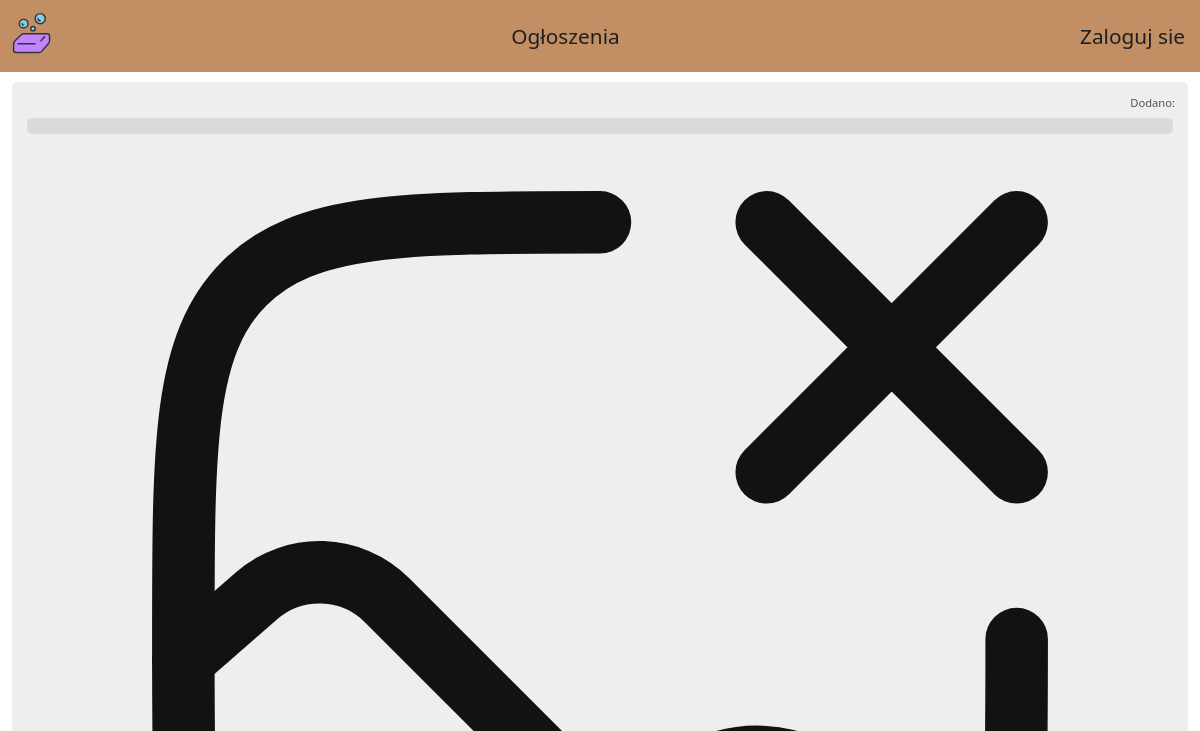
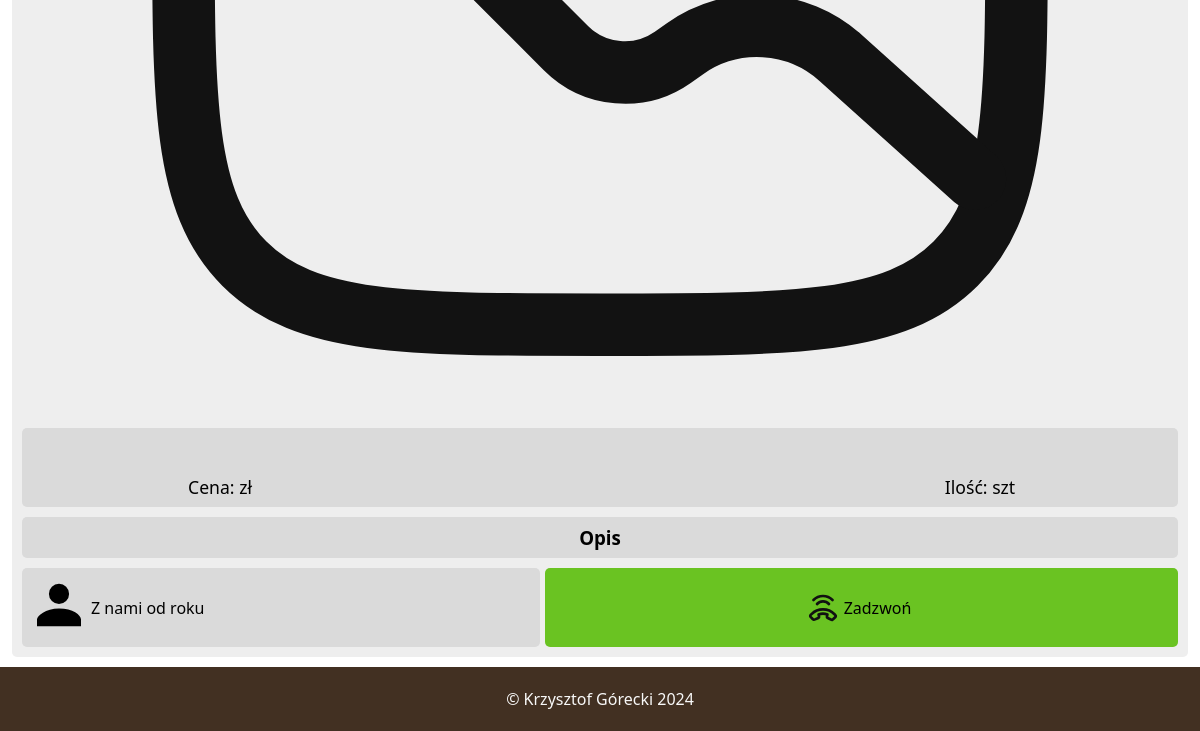
/ogloszenia/koszula-meska-453242u.php, run on an earlier commit of the app's database (2 pictures, top to bottom).
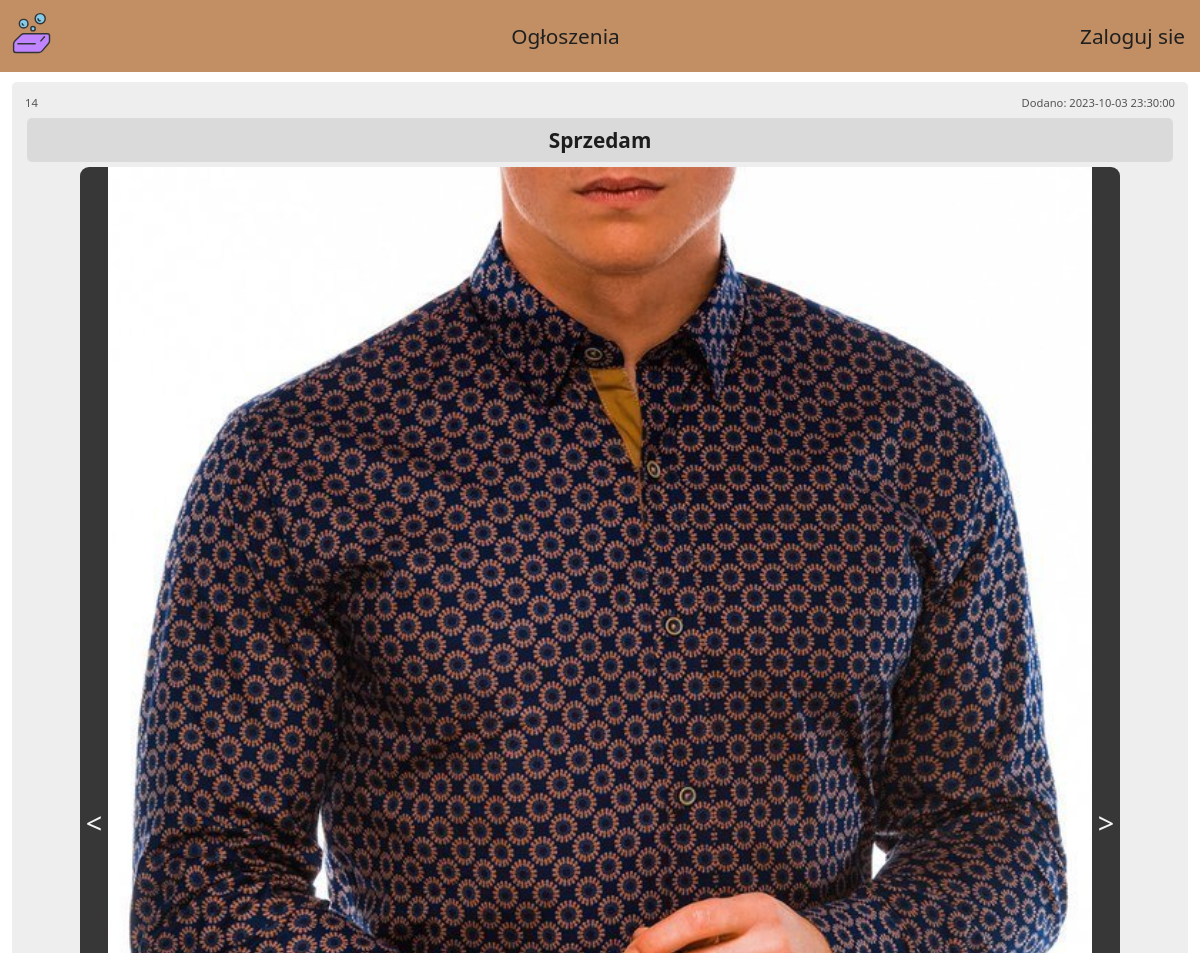
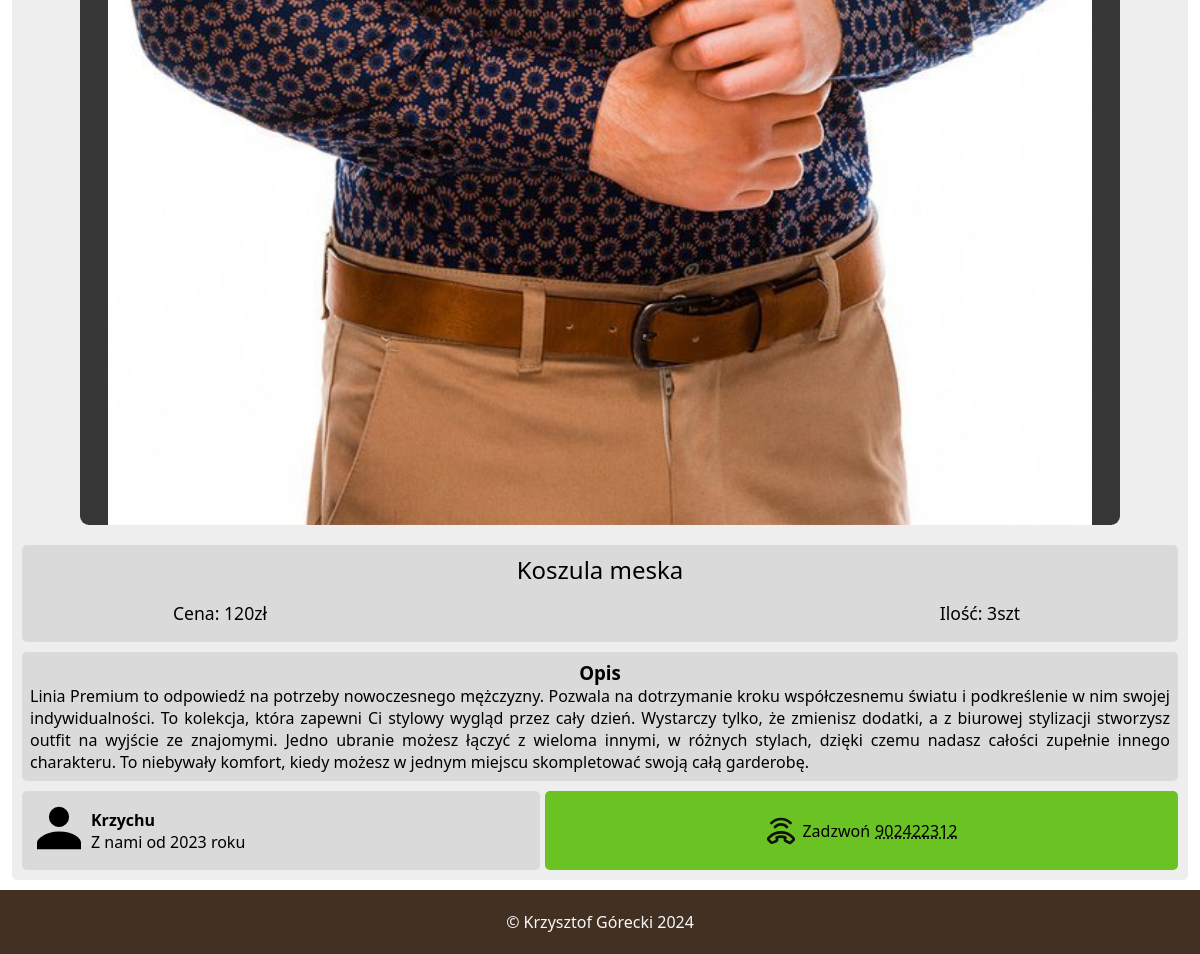
And on a later commit of the database (2 pictures, top to bottom).
### tables this page shows
CREATE TABLE `ogloszenia` (
  `id_ogloszenia` int(11) NOT NULL,
  `nazwa` varchar(130) NOT NULL,
  `cena` int(11) NOT NULL,
  `ilosc` smallint(6) NOT NULL,
  `kategoria` tinyint(4) NOT NULL,
  `nr_telefonu` char(9) NOT NULL,
  `opis` text NOT NULL,
  `przypisane_konto` int(11) NOT NULL,
  `zdjecia` text DEFAULT NULL,
  `link` varchar(50) NOT NULL,
  `czas_dodania` datetime NOT NULL
);

CREATE TABLE `kategoria_ogloszenia` (
  `id_kategorii` tinyint(4) NOT NULL,
  `kategoria` varchar(50) NOT NULL
);

CREATE TABLE `konta` (
  `id_konta` int(11) NOT NULL,
  `imie` varchar(100) DEFAULT NULL,
  `email` varchar(100) NOT NULL,
  `haslo` varchar(100) NOT NULL,
  `dostep` tinyint(4) NOT NULL,
  `token` varchar(60) DEFAULT NULL,
  `data_rejestracji` datetime NOT NULL,
  `ostatnie_logowanie` datetime DEFAULT NULL
);

### ogloszenia/koszula-meska-453242u.php (the view, shortened to what this page needs)
<?php
include_once('../laczenie_z_baza.php');
?>
<!DOCTYPE html>
<html lang="pl">
<head>
    <link rel="stylesheet" href="../style.css">
</head>
<body>
<?php include_once('../menu_nav_ogloszenie.php') ?>
<div class='contener'>
<div class='produkt_box'>
<?php
$url = $_SERVER['REQUEST_URI'];
$url = parse_url($url);
$cut_url = explode("/",$url['path']);
$url = end($cut_url);
$pytanie = "SELECT id_ogloszenia, nazwa, cena, ilosc, nr_telefonu, opis, konta.imie, konta.data_rejestracji, zdjecia, kategoria_ogloszenia.kategoria, czas_dodania
FROM ogloszenia
INNER JOIN kategoria_ogloszenia on kategoria_ogloszenia.id_kategorii = ogloszenia.kategoria
INNER JOIN konta on konta.id_konta = ogloszenia.przypisane_konto
WHERE link = ?";
$wykonaj = $conn -> prepare($pytanie);
$wykonaj -> execute([$url]);
$produkt_dane = $wykonaj -> fetch(PDO::FETCH_ASSOC);
$zdjecia = explode(",", $produkt_dane["zdjecia"]);
    echo "<div class='produkt_ident'>
        <span>$produkt_dane[id_ogloszenia]</span>
        <span>Dodano: $produkt_dane[czas_dodania]</span>
    </div>";
?>
    <div class='produkt_kategoria'>
        <?php echo ucfirst($produkt_dane["kategoria"]); ?>
    </div>
<?php
    echo "<div class='produkt_showcase'>";
    if(!empty($zdjecia[0])){
        $showcase = array();
        foreach($zdjecia as $zdjecie){
            $dodane_z = "zdjecia_ogloszen/".$zdjecie;
            array_push($showcase, $dodane_z);
        }
        echo "<button onclick='zdjecie_minus()'> < </button>";
        echo "<img id='zdjecie_produktu' src='$showcase[0]' alt='produkt'>";
        echo "<button onclick='zdjecie_plus()'> > </button>";
    }
    else{
        echo "<img src='../ikony/brak_zdjecia.svg' alt='produkt' width='90%' height='auto'>";
    }
    echo "</div>";
?>
    <div class='produkt_info'>
        <p><?php echo ucfirst($produkt_dane["nazwa"]); ?></p>
        <span>Ilość: <?php echo $produkt_dane["ilosc"]; ?>szt</span>
        <span>Cena: <?php echo $produkt_dane["cena"]; ?>zł</span>
    </div>
    <div class='produkt_opis'>
        <h3>Opis</h3>
        <span><?php echo ucfirst($produkt_dane["opis"]); ?></span>
    </div>
    <div class='produkt_grupaOL'>
        <div class='produkt_ogloszeniodawca'>
            <div>
                <img src="../ikony/person.svg" alt="personIcon">
            </div>
            <div>
                <p style='font-weight: bold;'><?php echo ucfirst($produkt_dane["imie"]); ?></p>
                <p>
                <?php
                $rok = explode('-', $produkt_dane["data_rejestracji"]);
                echo "Z nami od " . $rok[0] . " roku";
                ?>
                </p>
            </div>
        </div>
        <div class='produkt_zadzwon'>
            <img src="../ikony/call.svg" width='32px' height='32px'>
            <span>Zadzwoń </span>
            <span><?php echo $produkt_dane['nr_telefonu'] ?></span>
        </div>
    </div>
</div>
</div>
    <?php include_once("../footer.php") ?>
</body>
</html>

What changed in the data, as far as the page shows it:
added ogloszenia: id_ogloszenia "14", czas_dodania "2023-10-03 23:30:00", kategoria.kategoria "Sprzedam", nazwa "Koszula meska", ilosc "3", cena "120", opis "Linia Premium to odpowiedź na potrzeby nowoczesnego mężczyzny. Pozwala na dotrzymanie kroku współczesnemu światu i podkreślenie w nim swojej indywidualności. To kolekcja, która zapewni Ci stylowy wygląd przez cały dzień. Wystarczy tylko, że zmienisz dodatki, a z biurowej stylizacji stworzysz outfit na wyjście ze znajomymi. Jedno ubranie możesz łączyć z wieloma innymi, w różnych stylach, dzięki czemu nadasz całości zupełnie innego charakteru. To niebywały komfort, kiedy możesz w jednym miejscu skompletować swoją całą garderobę.", przypisane_konto.imie "Krzychu", przypisane_konto.data_rejestracji "2023", nr_telefonu "902422312"
